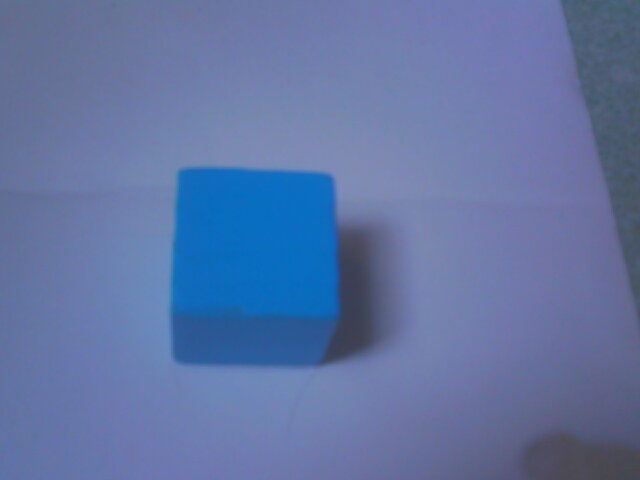
#> input picture blue.jpg, 640 x 480 px
$ python -i detect_pickup_zone.py   (imports and definitions only)
#> lines starting #> are read from the running program, lines starting #| are printed output that depends on the picture; after the words box and inside, x2 and y2 are one past the last pixel; in counts of white or black regions, pixels touching at a corner belong together
#> further down, picture is the input picture: shape (480, 640, 3); mean B, G, R 163.6, 116.2, 96.6
import cv2 as cv
import numpy as np
from helper_func import extract_red, extract_blue, extract_green, adjust_gamma, mask_3_colors, morp_noise, gray_3_colors, is_closed_contour, load_calibration
from matrixes import Homogeous_end_to_cam

ZONE_SIZE = 25
ZONE_DIMENSION = np.array([[ZONE_SIZE/2, -ZONE_SIZE/2, 0], [ZONE_SIZE/2, ZONE_SIZE/2, 0], [-ZONE_SIZE/2, ZONE_SIZE/2, 0],
                        [-ZONE_SIZE/2, -ZONE_SIZE/2, 0]], dtype=float)

# [19 lines left out: function DetectColor, not called in this run]


def detect_pickup_zone(frame, min_area=300):
#> called with min_area = 300
    gray = cv.cvtColor(frame, cv.COLOR_BGR2GRAY)
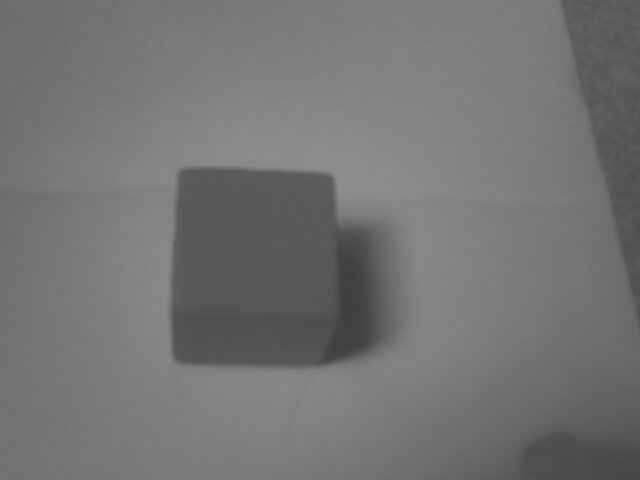
#> gray: shape (480, 640); min 63, max 142, mean 115.8
    mask = cv.inRange(gray, 100, 200)
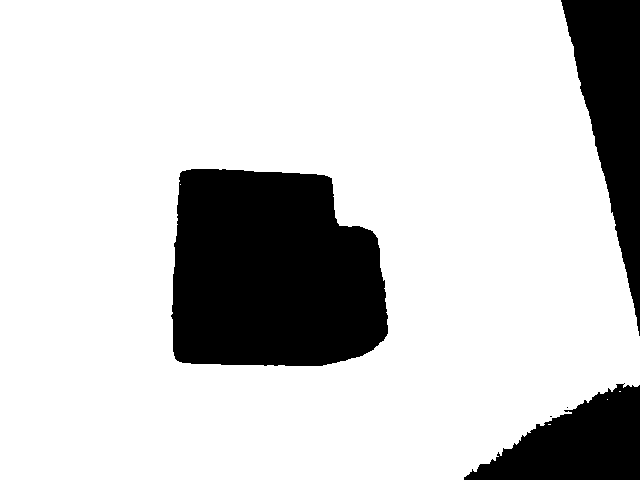
#> mask: shape (480, 640); 80.5% white; 5 black regions (2 under 20 px)
    contours, _ = cv.findContours(mask, cv.RETR_LIST, cv.CHAIN_APPROX_SIMPLE)
#> contours = 9 contours, 7 with area under 20; largest, box (x1, y1, x2, y2) and area: (0, 0, 640, 480) 283137, (170, 168, 389, 367) 37305
    box = []
    for contour in contours:
        area = cv.contourArea(contour)
        if area < min_area:
            continue
        esp = 0.02 * cv.arcLength(contour, True)
        approx = cv.approxPolyDP(contour, esp, True)
        if len(approx) == 4:
            sorted_pts = sort_contour_points(approx)
            # Draw and label
            cv.drawContours(frame, [approx], -1, (0, 250, 250), 3)
            for j, (x, y) in enumerate(sorted_pts):
                cv.putText(frame, str(j), (x + 5, y - 5), cv.FONT_HERSHEY_SIMPLEX,
                           0.5, (0, 0, 255), 1, cv.LINE_AA)
            box = cv.boundingRect(contour)
            return sorted_pts, box, mask
#> this loop made 9 passes
#> (area, esp) on passes 8 to 9: (37305, 15.85), (283137, 44.66)

    return [], [], mask

# [56 lines left out: functions sort_contour_points, distance_to_zone, main, not called in this run]

# [2 lines not run here, left out]

>>> import cv2
>>> picture = cv2.imread('blue.jpg')
>>> result = detect_pickup_zone(picture)
